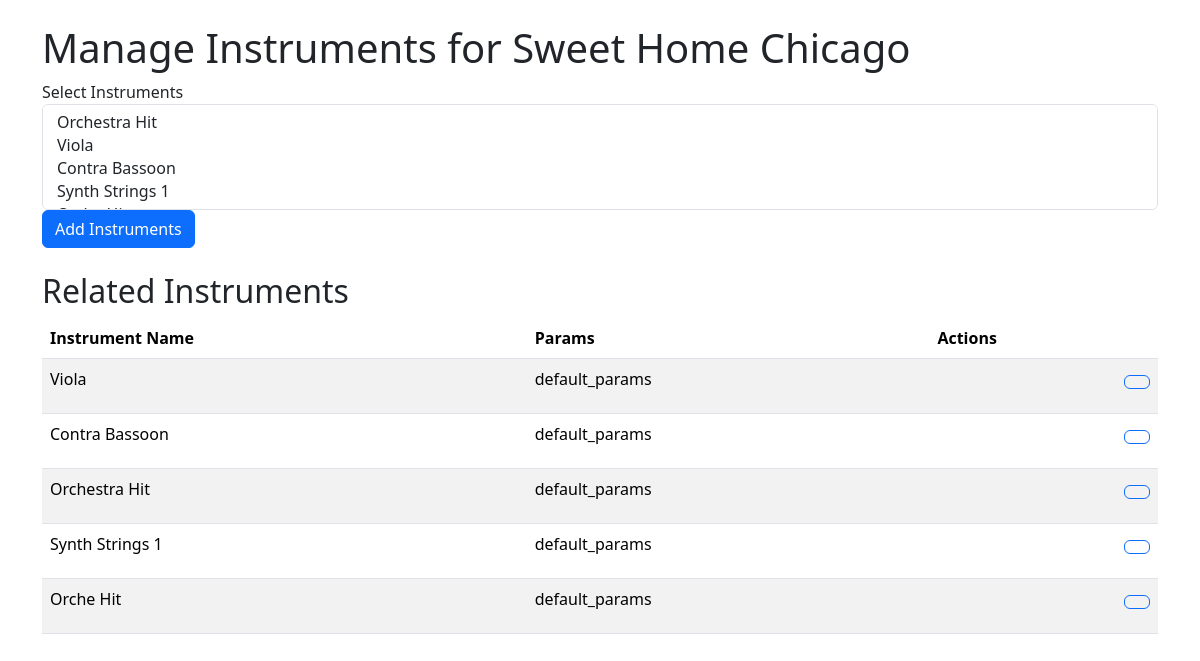
Screenshot of /themes/1/instruments with the database file from the repository.
### database.py (models this page shows)
class Theme(Base):
    __tablename__ = 'themes'
    id = Column(Integer, primary_key=True)
    title = Column(String, unique=True, nullable=False)
    author = Column(String, nullable=True)
    player = Column(String, nullable=True)
    genre = Column(String, nullable=True)
    image = Column(String, nullable=True)
    param_songs = relationship('ParamSong', back_populates='instrument')

class ParamSong(Base):
    __tablename__ = 'param_songs'
    id = Column(Integer, primary_key=True)
    params = Column(String, nullable=False)
    instrument_id = Column(Integer, ForeignKey('instruments.id'), nullable=False)
    instrument = relationship('Instrument', back_populates='param_songs')
    theme_id = Column(Integer, ForeignKey('themes.id'), nullable=False)
    theme = relationship('Theme', back_populates='param_songs')

class Instrument(Base):
    __tablename__ = 'instruments'
    id = Column(Integer, primary_key=True)
    name = Column(String, nullable=False)
    instrument_type = Column(String, nullable=False)
    source = Column(String, nullable=False)
    preset = Column(Integer, nullable=False)
    param_songs = relationship('ParamSong', back_populates='instrument')

### routes/song_instruments.py (the view, shortened to what this page needs)
@song_instruments_bp.route('/themes/<int:theme_id>/instruments', methods=['GET', 'POST'])
def manage_instruments(theme_id):
    theme = session.query(Theme).get(theme_id)
    instruments = session.query(Instrument).all()
    related_instruments = session.query(ParamSong).filter_by(theme_id=theme_id).all()
    return render_template('manage_instruments.html', theme=theme, instruments=instruments, related_instruments=related_instruments)

### templates/manage_instruments.html (shortened to what this page needs)
<!DOCTYPE html>
<html lang="en">
<head>
    <link href="{{ url_for('static', filename='css/bootstrap.min.css') }}" rel="stylesheet">
</head>
<body>
    <div class="container">
        <h1 class="mt-4">Manage Instruments for {{ theme.title }}</h1>
        <form method="post">
            <div class="form-group">
                <label for="instruments">Select Instruments</label>
                <select multiple class="form-control" id="instruments" name="instruments">
                    {% for instrument in instruments %}
                    <option value="{{ instrument.id }}">{{ instrument.name }}</option>
                    {% endfor %}
                </select>
            </div>
            <button type="submit" class="btn btn-primary">Add Instruments</button>
        </form>
        <h2 class="mt-4">Related Instruments</h2>
        <table class="table table-striped">
            <thead>
                <tr>
                    <th>Instrument Name</th>
                    <th>Params</th>
                    <th>Actions</th>
                </tr>
            </thead>
            <tbody>
                {% for param_song in related_instruments %}
                <tr>
                    <td>{{ param_song.instrument.name }}</td>
                    <td>{{ param_song.params }}</td>
                    <td>
                        <form method="post" action="{{ url_for('song_instruments.remove_instrument', theme_id=theme.id, param_id=param_song.id) }}" style="display:inline;">
                <button type="submit" class="btn btn-outline-primary btn-md mt-2 mb-3" style="float: right;"></button>
                        </form>
                    </td>
                </tr>
                {% endfor %}
            </tbody>
        </table>
    </div>
</body>
</html>

### rows the page displays
Theme: title "Sweet Home Chicago"
ParamSong: instrument.name "Viola", params "default_params"
ParamSong: instrument.name "Contra Bassoon", params "default_params"
ParamSong: instrument.name "Orchestra Hit", params "default_params"
ParamSong: instrument.name "Synth Strings 1", params "default_params"
ParamSong: instrument.name "Orche Hit", params "default_params"
